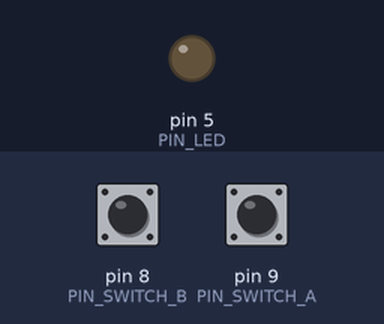
This sketch was run on a simulated Arduino Uno, built with avr-gcc and run on an emulated ATmega328P. Parts: output pins drawn as LEDs (lit = HIGH). The test bench sets the inputs (shaded band); at power-on: pin 9 (PIN_SWITCH_A) HIGH, pin 8 (PIN_SWITCH_B) HIGH. What the sketch prints to the serial monitor is not drawn.

Above: at 1.2 s.
1.3 s: pin 9 (PIN_SWITCH_A) pulled LOW for 0.15 s
At 2.0 s:
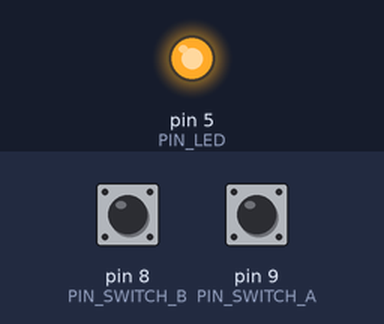
2.9 s: pin 8 (PIN_SWITCH_B) pulled LOW for 0.15 s
At 3.2 s:
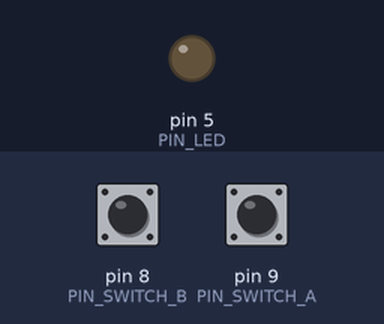
4.5 s: pin 9 (PIN_SWITCH_A) pulled LOW for 1 s
At 5.6 s:
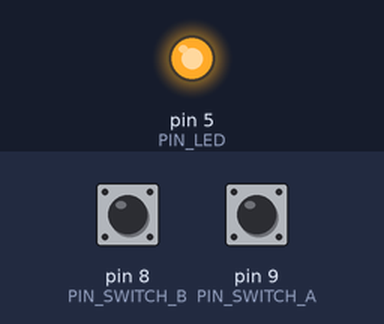
7.0 s: pin 8 (PIN_SWITCH_B) driven LOW and pin 9 (PIN_SWITCH_A) driven LOW
At 7.8 s:
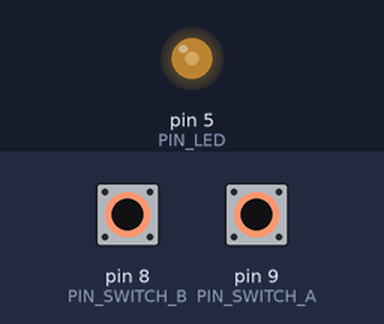
8.5 s: pin 8 (PIN_SWITCH_B) driven HIGH
At 9.7 s:
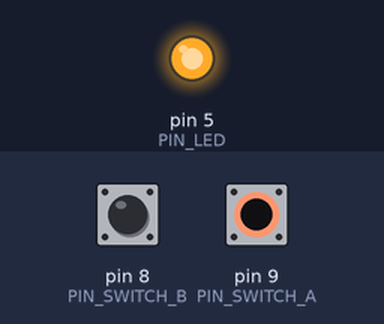
Timing chart, 0 to 11.0 s (numbered marks = the images above; inputs shaded):
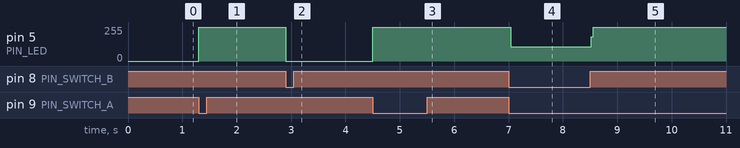

Measured:
- after the input at 1.3 s, pin 5 (PIN_LED): 0/255 → 255/255 at once
- after the input at 2.9 s, pin 5 (PIN_LED): 255/255 → 0/255 at once
- after the input at 4.5 s, pin 5 (PIN_LED): 0/255 → 255/255 at once
- after the input at 7.0 s, pin 5 (PIN_LED): 255/255 → 107/255 at once
- after the input at 8.5 s, pin 5 (PIN_LED): 107/255 → 255/255 at once

The sketch:

Elegoo-Uno-L5-DigitalInputs.ino
```cpp
const int PIN_SWITCH_A = 9;
const int PIN_SWITCH_B = 8;
const int PIN_LED = 5;

void setup() {
  pinMode(PIN_SWITCH_A, INPUT_PULLUP);
  pinMode(PIN_SWITCH_B, INPUT_PULLUP);
  pinMode(PIN_LED, OUTPUT);
  Serial.begin(9600);
  Serial.println("Booted Man.");
}

void loop() {
  if (digitalRead(PIN_SWITCH_A) == LOW) {
    digitalWrite(PIN_LED, HIGH);
  }
  if (digitalRead(PIN_SWITCH_B) == LOW) {
    digitalWrite(PIN_LED, LOW);
  }
}
```
